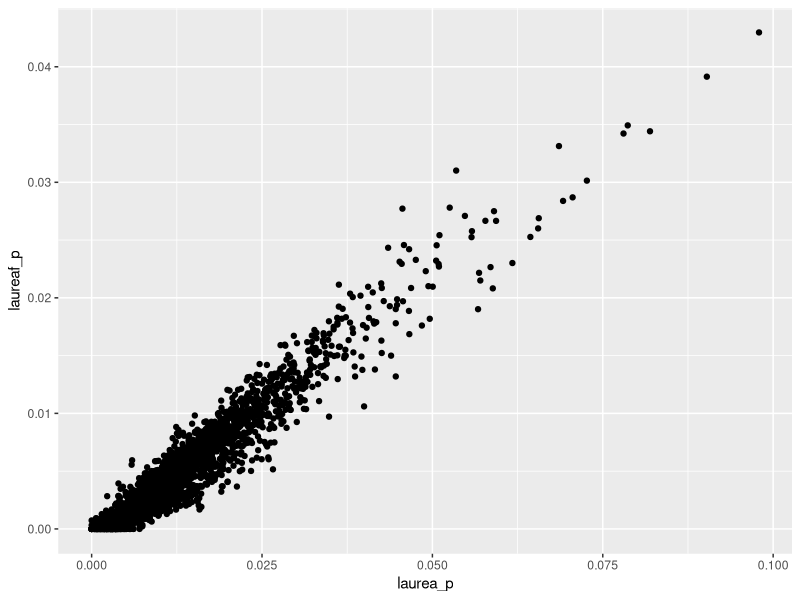

This figure's R source:
## ---- chunk 1
library(tidyverse)
mafia <- read_csv('data/mafia.csv')
## ---- chunk 2
mafia %>%
  summarize_at(vars('Mafia1987', 'bui_labf', 'laurea_p'), funs(mean)) %>%
  gather(variable, value)
## ---- chunk 3
mafia %>%
  ggplot(aes(x = laurea_p, y = laureaf_p)) +
  geom_point()

cor(mafia$laurea_p, mafia$laureaf_p)
## ---- chunk 4
reg.prelim <- lm(data = mafia, bui_labf ~ laurea_p)
summary(reg.prelim)
## ---- chunk 5
reg.prelim
str(reg.prelim)
## ---- chunk 6
residuals <- reg.prelim$residuals  # or residuals <- resid(reg.prelim)
summary(residuals)
